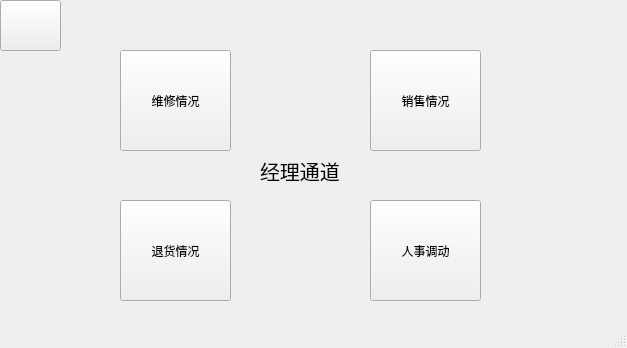
<?xml version="1.0" encoding="UTF-8"?>
<ui version="4.0">
 <class>MainWindow3</class>
 <widget class="QMainWindow" name="MainWindow3">
  <property name="geometry">
   <rect>
    <x>0</x>
    <y>0</y>
    <width>627</width>
    <height>348</height>
   </rect>
  </property>
  <property name="windowTitle">
   <string>MainWindow</string>
  </property>
  <widget class="QWidget" name="centralwidget">
   <widget class="QLabel" name="label">
    <property name="geometry">
     <rect>
      <x>260</x>
      <y>140</y>
      <width>91</width>
      <height>61</height>
     </rect>
    </property>
    <property name="font">
     <font>
      <pointsize>15</pointsize>
     </font>
    </property>
    <property name="text">
     <string>经理通道</string>
    </property>
   </widget>
   <widget class="QPushButton" name="pushButton">
    <property name="geometry">
     <rect>
      <x>370</x>
      <y>50</y>
      <width>111</width>
      <height>101</height>
     </rect>
    </property>
    <property name="text">
     <string>销售情况</string>
    </property>
   </widget>
   <widget class="QPushButton" name="pushButton_2">
    <property name="geometry">
     <rect>
      <x>120</x>
      <y>200</y>
      <width>111</width>
      <height>101</height>
     </rect>
    </property>
    <property name="text">
     <string>退货情况</string>
    </property>
   </widget>
   <widget class="QPushButton" name="pushButton_3">
    <property name="geometry">
     <rect>
      <x>120</x>
      <y>50</y>
      <width>111</width>
      <height>101</height>
     </rect>
    </property>
    <property name="text">
     <string>维修情况</string>
    </property>
   </widget>
   <widget class="QPushButton" name="pushButton_4">
    <property name="geometry">
     <rect>
      <x>370</x>
      <y>200</y>
      <width>111</width>
      <height>101</height>
     </rect>
    </property>
    <property name="text">
     <string>人事调动</string>
    </property>
   </widget>
   <widget class="QPushButton" name="pushButton_5">
    <property name="geometry">
     <rect>
      <x>0</x>
      <y>0</y>
      <width>61</width>
      <height>51</height>
     </rect>
    </property>
    <property name="styleSheet">
     <string notr="true">QPushButton{
border-image: url(:/Desktop/10.png);
}</string>
    </property>
    <property name="text">
     <string/>
    </property>
   </widget>
  </widget>
  <widget class="QMenuBar" name="menubar">
   <property name="geometry">
    <rect>
     <x>0</x>
     <y>0</y>
     <width>627</width>
     <height>23</height>
    </rect>
   </property>
  </widget>
  <widget class="QStatusBar" name="statusbar"/>
 </widget>
 <resources/>
 <connections/>
</ui>
